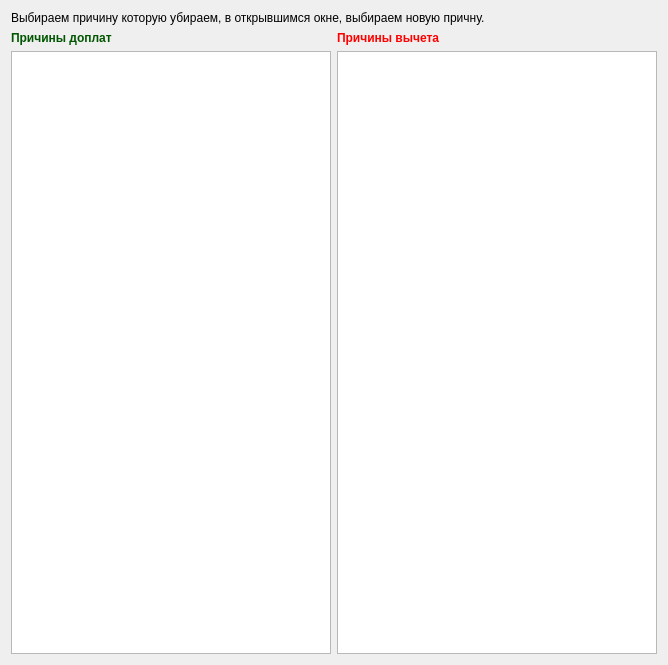
<?xml version="1.0" encoding="UTF-8"?>
<ui version="4.0">
 <class>Dialog</class>
 <widget class="QDialog" name="Dialog">
  <property name="geometry">
   <rect>
    <x>0</x>
    <y>0</y>
    <width>668</width>
    <height>665</height>
   </rect>
  </property>
  <property name="windowTitle">
   <string>Изменение причин доплат</string>
  </property>
  <layout class="QGridLayout" name="gridLayout">
   <item row="0" column="0" colspan="2">
    <widget class="QLabel" name="label_3">
     <property name="text">
      <string>Выбираем причину которую убираем, в открывшимся окне, выбираем новую причну.</string>
     </property>
    </widget>
   </item>
   <item row="1" column="0">
    <widget class="QLabel" name="label">
     <property name="text">
      <string>&lt;html&gt;&lt;head/&gt;&lt;body&gt;&lt;p&gt;&lt;span style=&quot; font-weight:600; color:#005500;&quot;&gt;Причины доплат&lt;/span&gt;&lt;/p&gt;&lt;/body&gt;&lt;/html&gt;</string>
     </property>
    </widget>
   </item>
   <item row="1" column="1">
    <widget class="QLabel" name="label_2">
     <property name="text">
      <string>&lt;html&gt;&lt;head/&gt;&lt;body&gt;&lt;p&gt;&lt;span style=&quot; font-weight:600; color:#ff0000;&quot;&gt;Причины вычета&lt;/span&gt;&lt;/p&gt;&lt;/body&gt;&lt;/html&gt;</string>
     </property>
    </widget>
   </item>
   <item row="2" column="0">
    <widget class="QListWidget" name="lw_plus"/>
   </item>
   <item row="2" column="1">
    <widget class="QListWidget" name="lw_minus"/>
   </item>
  </layout>
 </widget>
 <resources/>
 <connections>
  <connection>
   <sender>lw_plus</sender>
   <signal>itemDoubleClicked(QListWidgetItem*)</signal>
   <receiver>Dialog</receiver>
   <slot>select_plus_reason()</slot>
   <hints>
    <hint type="sourcelabel">
     <x>102</x>
     <y>127</y>
    </hint>
    <hint type="destinationlabel">
     <x>-4</x>
     <y>96</y>
    </hint>
   </hints>
  </connection>
  <connection>
   <sender>lw_minus</sender>
   <signal>itemDoubleClicked(QListWidgetItem*)</signal>
   <receiver>Dialog</receiver>
   <slot>select_minus_reason()</slot>
   <hints>
    <hint type="sourcelabel">
     <x>482</x>
     <y>310</y>
    </hint>
    <hint type="destinationlabel">
     <x>634</x>
     <y>271</y>
    </hint>
   </hints>
  </connection>
 </connections>
 <slots>
  <slot>select_plus_reason()</slot>
  <slot>select_minus_reason()</slot>
 </slots>
</ui>
